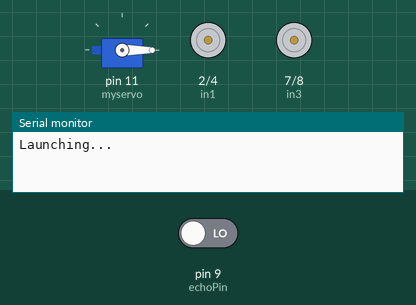
The sketch below on a simulated Arduino Uno, built with avr-gcc and run on an emulated ATmega328P. Shown: servo, motor-driver pin pairs drawn as motors (green arrow = first pin HIGH = forward, orange = second pin HIGH = backward, longer = more drive), the last lines printed to the serial monitor. The inputs (shaded band) are chosen by the test bench; at power-on: pin 9 (echoPin) LOW.

Above: at 0.1 s.
At 6.1 s:
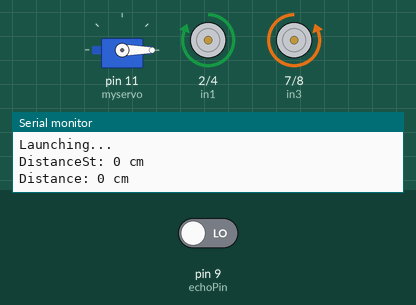
Timing chart, 0 to 43.0 s (numbered marks = the images above):
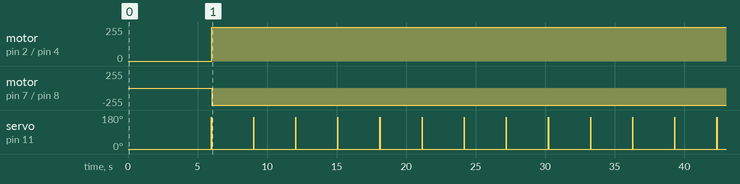

The sketch:

Arduino_Robot_Code_WServo_Degrees.ino
```cpp
//Defining connections for the motors
#define in1 2    //in1 (H-board) connected with 2 (Arduino)
#define in2 4    //in2 (H-board) connected with 4 (Arduino)
#define in3 7    //in3 (H-board) connected with 7 (Arduino)
#define in4 8    //in4 (H-board) connected with 8 (Arduino)

//Defining connections for ultrasonic sensor
#define echoPin 9    //echo (Sensor) connected with PWM 9
#define trigPin 10   //trig (Sensor) connected with PWM 10

#include <Servo.h>
Servo myservo;

//Defining variables
long duration; //Long variable used to extend the amount of time the sensor records to properly measure the the speed of the wavelength when calculating distance
int distance; //variable for distance in centimeters
int ang=0; //For Servo


void setup()
{
 myservo.attach(11);
 myservo.write(0);
 pinMode (trigPin, OUTPUT);     //The trig pin on the Sensor
 pinMode (echoPin, INPUT);      //The echo pin on the Sensor
 pinMode (in1, OUTPUT);         //In1 on the H-Board; Used to spin the left motor in the same direction as In3
 pinMode (in2, OUTPUT); //       //In2 on the H-Board; Used to spin the left motor in the same direction as In4  INPUT
 pinMode (in3, OUTPUT);         //In3 on the H-Board; Used to spin the right motor in the same direction as In1
 pinMode (in4, OUTPUT);          //In4 on the H-Board; Used to spin the right motor in the same direction as In2 INPUT
 Serial.begin(9600);            //Launches the Serial Monitor in 9600 baud
 Serial.println("Launching..."); //Just to know when the program starts

 //More stuff
   digitalWrite(trigPin, LOW);    //Doesn't trigger the Sensor
  delay(1000);                      //The delay
  digitalWrite(trigPin, HIGH);   //Triggers the Sensor and the ultrasonic pulses
  delay(1000);                      //Another delay
  digitalWrite(trigPin, LOW);    //Stops the Sensor
  duration=pulseIn(echoPin, HIGH); //The echoPin activates and recieves the wave used by the trigPin
  distance=duration*34300/2000000;        //Distance=Duration*Speed of Sound (in centimeters)/the delay that the trigPin writes (in microseconds)
  Serial.print("DistanceSt: ");             //Print
  Serial.print(distance);                 //Print
  Serial.println(" cm");                  //Prints and has the printing in the Serial Monitor be on separate lines
}


void loop()
//  {
//    myservo.write(0);
    {
  if (distance<=10)                       //If the distance is less than or equal to 10 centimeters, then the motors will spin opposite of each other
  {

  digitalWrite(trigPin, LOW);    //Doesn't trigger the Sensor
  delay(1000);                      //The delay
  digitalWrite(trigPin, HIGH);   //Triggers the Sensor and the ultrasonic pulses
  delay(1000);                      //Another delay
  digitalWrite(trigPin, LOW);    //Stops the Sensor
  duration=pulseIn(echoPin, HIGH); //The echoPin activates and recieves the wave used by the trigPin
  distance=duration*34300/2000000;        //Distance=Duration*Speed of Sound (in centimeters)/the delay that the trigPin writes (in microseconds)
  Serial.print("Distance: ");             //Print
  Serial.print(distance);                 //Print
  Serial.println(" cm");                  //Prints and has the printing in the Serial Monitor be on separate lines

                                                      // for (ang=15; ang<= 0; pos -=1)
    for (ang=180; ang>= 0; ang-=1)
    myservo.write(ang);
 //   int pos=ang+15;
    delay(15);
    digitalWrite(in1,HIGH);
    digitalWrite(in3,LOW);
    digitalWrite(in2,LOW);
    digitalWrite(in4,HIGH);
    {
      if(ang==180)
      {
        myservo.write(0);
        delay(15);
        Serial.print("Working");
      }
    }
  }
  if (distance >10)
  {
  digitalWrite(trigPin, LOW);    //Doesn't trigger the Sensor
  delay(1000);                      //The delay
  digitalWrite(trigPin, HIGH);   //Triggers the Sensor and the ultrasonic pulses
  delay(1000);                      //Another delay
  digitalWrite(trigPin, LOW);    //Stops the Sensor
  duration=pulseIn(echoPin, HIGH); //The echoPin activates and recieves the wave used by the trigPin
  distance=duration*34300/2000000;        //Distance=Duration*Speed of Sound (in centimeters)/the delay that the trigPin writes (in microseconds)
  Serial.print("Distance: ");             //Print
  Serial.print(distance);                 //Print
  Serial.println(" cm");                  //Prints and has the printing in the Serial Monitor be on separate lines

  for (ang=0; ang<= 180; ang+=1)
 //   for (ang=15; ang<= 0; ang -=1)
    myservo.write(ang);
    delay(15);
    digitalWrite(in1, HIGH);
    digitalWrite(in3, HIGH);
    digitalWrite(in2, LOW);
    digitalWrite(in4, LOW);
    delay(10000);
//    return ang;
    {
      if(ang>=160)
      {
        myservo.write(0);
        delay(15);
        Serial.print("Working");
      }
    }
    }
}
```

Measured:
- by itself, motor on pin 2 (in1) / pin 4 (in2): stopped → forward 255/255 at 6.0 s
- by itself, motor on pin 7 (in3) / pin 8 (in4): stopped → backward 255/255 at 6.0 s
- by itself, servo on pin 11 (myservo): alternates 169° for 0.01 s and 0° for 3.0 s
